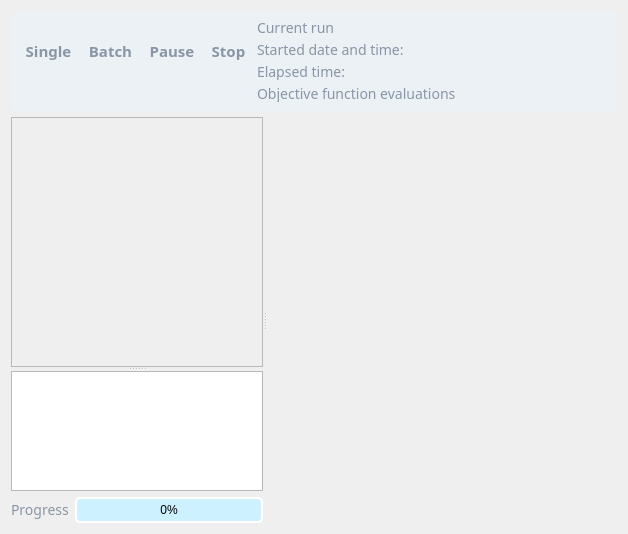
      <widget class="QWidget" name="pageGP">
       <property name="styleSheet">
        <string notr="true">QWidget#pageGP
{
background: rgb(255, 255, 255);
}</string>
       </property>
       <layout class="QGridLayout" name="gridLayout_4">
        <item row="0" column="0">
         <layout class="QVBoxLayout" name="verticalLayout_4">
          <item>
           <widget class="QFrame" name="frame_2">
            <property name="maximumSize">
             <size>
              <width>16777215</width>
              <height>100</height>
             </size>
            </property>
            <property name="styleSheet">
             <string notr="true">QFrame#frame_2
{
background-color: rgb(235,241,245);
border: none;
border-top-left-radius: 4px;
border-top-right-radius: 4px;
border-bottom-right-radius: 4px;
border-bottom-left-radius: 4px;
}</string>
            </property>
            <property name="frameShape">
             <enum>QFrame::StyledPanel</enum>
            </property>
            <property name="frameShadow">
             <enum>QFrame::Raised</enum>
            </property>
            <layout class="QGridLayout" name="gridLayout_12">
             <item row="0" column="0">
              <layout class="QHBoxLayout" name="horizontalLayout_2">
               <item>
                <widget class="QToolButton" name="ButtonStart">
                 <property name="enabled">
                  <bool>false</bool>
                 </property>
                 <property name="minimumSize">
                  <size>
                   <width>0</width>
                   <height>68</height>
                  </size>
                 </property>
                 <property name="styleSheet">
                  <string notr="true">QToolButton
{ 
background: rgb(235,241,245);
image: url(&quot;:/icons/start_normal.png&quot;);
image-position:bottom;
border: none; 
padding-top: -20px;
color: rgb(138,149,165);
font-family: Dosis;
font-weight: bold;
font-size:15px;
}

QToolButton:hover 
{ 
background: qlineargradient(spread:pad, x1:0, y1:0, x2:0, y2:1, stop:0 rgba(40, 183, 121, 255), stop:1 rgba(23, 166, 104, 255));
color: white;
}

QToolButton:pressed
{ 
background: rgba(0, 173, 250, 255); 
image: url(&quot;:/icons/start_selected.png&quot;);
}

QToolButton:disabled
{ 
background:rgb(235,241,245);
image: url(&quot;:/icons/start_disabled.png&quot;);
}</string>
                 </property>
                 <property name="text">
                  <string>Single</string>
                 </property>
                 <property name="iconSize">
                  <size>
                   <width>48</width>
                   <height>48</height>
                  </size>
                 </property>
                 <property name="checkable">
                  <bool>false</bool>
                 </property>
                 <property name="checked">
                  <bool>false</bool>
                 </property>
                 <property name="toolButtonStyle">
                  <enum>Qt::ToolButtonTextUnderIcon</enum>
                 </property>
                </widget>
               </item>
               <item>
                <widget class="QToolButton" name="ButtonBatch">
                 <property name="enabled">
                  <bool>false</bool>
                 </property>
                 <property name="minimumSize">
                  <size>
                   <width>0</width>
                   <height>68</height>
                  </size>
                 </property>
                 <property name="styleSheet">
                  <string notr="true">QToolButton
{ 
background: rgb(235,241,245);
image: url(&quot;:/icons/start_normal.png&quot;);
image-position:bottom;
border: none; 
padding-top: -20px;
color: rgb(138,149,165);
font-family: Dosis;
font-weight: bold;
font-size:15px;
}

QToolButton:hover 
{ 
background: qlineargradient(spread:pad, x1:0, y1:0, x2:0, y2:1, stop:0 rgba(40, 183, 121, 255), stop:1 rgba(23, 166, 104, 255));
color: white;
}

QToolButton:pressed
{ 
background: rgba(0, 173, 250, 255); 
image: url(&quot;:/icons/start_selected.png&quot;);
}

QToolButton:disabled
{ 
background:rgb(235,241,245);
image: url(&quot;:/icons/start_disabled.png&quot;);
}</string>
                 </property>
                 <property name="text">
                  <string>Batch</string>
                 </property>
                </widget>
               </item>
               <item>
                <widget class="QToolButton" name="ButtonPause">
                 <property name="enabled">
                  <bool>false</bool>
                 </property>
                 <property name="minimumSize">
                  <size>
                   <width>0</width>
                   <height>68</height>
                  </size>
                 </property>
                 <property name="maximumSize">
                  <size>
                   <width>16777215</width>
                   <height>68</height>
                  </size>
                 </property>
                 <property name="styleSheet">
                  <string notr="true">QToolButton
{ 
background: rgb(235,241,245);
image: url(&quot;:/icons/pause_normal.png&quot;);
image-position: bottom;
border: none; 
padding-bottom: -3px;
padding-top: -23px;
color: rgb(138,149,165);
font-family: Dosis;
font-weight: bold;
font-size:15px;
}

QToolButton:hover 
{ 
background: qlineargradient(spread:pad, x1:0, y1:0, x2:0, y2:1, stop:0 rgba(255, 184, 72, 255), stop:1 rgba(218, 150, 39, 255));
color: white;
}

QToolButton:pressed
{ 
background: rgba(0, 173, 250, 255); 
image: url(&quot;:/icons/pause_selected.png&quot;);
}

QToolButton:disabled
{ 
background: rgb(235,241,245);
image: url(&quot;:/icons/pause_disabled.png&quot;);
}</string>
                 </property>
                 <property name="text">
                  <string>Pause</string>
                 </property>
                 <property name="iconSize">
                  <size>
                   <width>48</width>
                   <height>48</height>
                  </size>
                 </property>
                 <property name="toolButtonStyle">
                  <enum>Qt::ToolButtonTextUnderIcon</enum>
                 </property>
                </widget>
               </item>
               <item>
                <widget class="QToolButton" name="ButtonStop">
                 <property name="enabled">
                  <bool>false</bool>
                 </property>
                 <property name="minimumSize">
                  <size>
                   <width>0</width>
                   <height>68</height>
                  </size>
                 </property>
                 <property name="styleSheet">
                  <string notr="true">QToolButton
{ 
background: rgb(235,241,245);
image: url(&quot;:/icons/stop_normal.png&quot;);
image-position:bottom;
border: none; 
padding-top: -20px;
color: rgb(138,149,165);
font-family: Dosis;
font-weight: bold;
font-size:15px;
}

QToolButton:hover 
{ 
background: qlineargradient(spread:pad, x1:0, y1:0, x2:0, y2:1, stop:0 rgba(224, 34, 34, 255), stop:1 rgba(167, 24, 24, 255));
color: white;
}

QToolButton:pressed
{ 
background: rgba(0, 173, 250, 255); 
image: url(&quot;:/icons/stop_selected.png&quot;);
}

QToolButton:disabled
{ 
background: rgb(235,241,245);
image: url(&quot;:/icons/stop_disabled.png&quot;);
}</string>
                 </property>
                 <property name="text">
                  <string>Stop</string>
                 </property>
                 <property name="iconSize">
                  <size>
                   <width>48</width>
                   <height>48</height>
                  </size>
                 </property>
                 <property name="toolButtonStyle">
                  <enum>Qt::ToolButtonTextUnderIcon</enum>
                 </property>
                </widget>
               </item>
               <item>
                <layout class="QGridLayout" name="gridLayout_9">
                 <item row="3" column="0">
                  <widget class="QLabel" name="label_23">
                   <property name="sizePolicy">
                    <sizepolicy hsizetype="Preferred" vsizetype="Fixed">
                     <horstretch>0</horstretch>
                     <verstretch>0</verstretch>
                    </sizepolicy>
                   </property>
                   <property name="styleSheet">
                    <string notr="true">QLabel
{
color: rgb(138,149,165);
font-family: Dosis;
font-weight: medium;
font-size:14px;
}</string>
                   </property>
                   <property name="text">
                    <string>Objective function evaluations</string>
                   </property>
                  </widget>
                 </item>
                 <item row="2" column="2">
                  <widget class="QLabel" name="labelElapsedTime">
                   <property name="styleSheet">
                    <string notr="true">QLabel
{
color: rgb(138,149,165);
font-family: Dosis;
font-weight: medium;
font-size:14px;
}</string>
                   </property>
                   <property name="text">
                    <string/>
                   </property>
                  </widget>
                 </item>
                 <item row="1" column="2">
                  <widget class="QLabel" name="labelStartedTime">
                   <property name="styleSheet">
                    <string notr="true">QLabel
{
color: rgb(138,149,165);
font-family: Dosis;
font-weight: medium;
font-size:14px;
}</string>
                   </property>
                   <property name="text">
                    <string/>
                   </property>
                  </widget>
                 </item>
                 <item row="3" column="2">
                  <widget class="QLabel" name="labelEvalFunc">
                   <property name="styleSheet">
                    <string notr="true">QLabel
{
color: rgb(138,149,165);
font-family: Dosis;
font-weight: medium;
font-size:14px;
}</string>
                   </property>
                   <property name="text">
                    <string/>
                   </property>
                  </widget>
                 </item>
                 <item row="2" column="0">
                  <widget class="QLabel" name="label_22">
                   <property name="sizePolicy">
                    <sizepolicy hsizetype="Preferred" vsizetype="Fixed">
                     <horstretch>0</horstretch>
                     <verstretch>0</verstretch>
                    </sizepolicy>
                   </property>
                   <property name="styleSheet">
                    <string notr="true">QLabel
{
color: rgb(138,149,165);
font-family: Dosis;
font-weight: medium;
font-size:14px;
}</string>
                   </property>
                   <property name="text">
                    <string>Elapsed time:</string>
                   </property>
                  </widget>
                 </item>
                 <item row="1" column="1">
                  <widget class="QLabel" name="labelStartedDate">
                   <property name="styleSheet">
                    <string notr="true">QLabel
{
color: rgb(138,149,165);
font-family: Dosis;
font-weight: medium;
font-size:14px;
}</string>
                   </property>
                   <property name="text">
                    <string/>
                   </property>
                  </widget>
                 </item>
                 <item row="1" column="0">
                  <widget class="QLabel" name="label_21">
                   <property name="sizePolicy">
                    <sizepolicy hsizetype="Preferred" vsizetype="Fixed">
                     <horstretch>0</horstretch>
                     <verstretch>0</verstretch>
                    </sizepolicy>
                   </property>
                   <property name="styleSheet">
                    <string notr="true">QLabel
{
color: rgb(138,149,165);
font-family: Dosis;
font-weight: medium;
font-size:14px;
}</string>
                   </property>
                   <property name="text">
                    <string>Started date and time:</string>
                   </property>
                  </widget>
                 </item>
                 <item row="0" column="0">
                  <widget class="QLabel" name="label_28">
                   <property name="maximumSize">
                    <size>
                     <width>16777215</width>
                     <height>20</height>
                    </size>
                   </property>
                   <property name="styleSheet">
                    <string notr="true">QLabel
{
color: rgb(138,149,165);
font-family: Dosis;
font-weight: medium;
font-size:14px;
}</string>
                   </property>
                   <property name="text">
                    <string>Current run</string>
                   </property>
                  </widget>
                 </item>
                 <item row="0" column="2">
                  <widget class="QLabel" name="labelRun">
                   <property name="styleSheet">
                    <string notr="true">QLabel
{
color: rgb(138,149,165);
font-family: Dosis;
font-weight: medium;
font-size:14px;
}</string>
                   </property>
                   <property name="text">
                    <string/>
                   </property>
                  </widget>
                 </item>
                </layout>
               </item>
               <item>
                <spacer name="horizontalSpacer">
                 <property name="orientation">
                  <enum>Qt::Horizontal</enum>
                 </property>
                 <property name="sizeHint" stdset="0">
                  <size>
                   <width>40</width>
                   <height>20</height>
                  </size>
                 </property>
                </spacer>
               </item>
              </layout>
             </item>
            </layout>
           </widget>
          </item>
          <item>
           <widget class="QSplitter" name="splitter_2">
            <property name="orientation">
             <enum>Qt::Horizontal</enum>
            </property>
            <widget class="QSplitter" name="splitter">
             <property name="orientation">
              <enum>Qt::Vertical</enum>
             </property>
             <widget class="QFrame" name="frame">
              <property name="minimumSize">
               <size>
                <width>0</width>
                <height>250</height>
               </size>
              </property>
              <property name="frameShape">
               <enum>QFrame::StyledPanel</enum>
              </property>
              <property name="frameShadow">
               <enum>QFrame::Raised</enum>
              </property>
             </widget>
             <widget class="QWidget" name="verticalLayoutWidget_2">
              <layout class="QVBoxLayout" name="verticalLayout_2">
               <item>
                <widget class="QTextEdit" name="textEdit">
                 <property name="styleSheet">
                  <string notr="true">QScrollBar
{
background: rgb(244, 244, 244);
}
QScrollBar::handle:vertical {
background: rgb(138, 149, 165);
min-height: 0px;
}

QScrollBar::add-line:vertical {
height: 0px;
subcontrol-position: bottom;
subcontrol-origin: margin;
}
QScrollBar::sub-line:vertical {
height: 0px;
subcontrol-position: top;
subcontrol-origin: margin;
}

QScrollBar::handle:horizontal {
background: rgb(138, 149, 165);
min-height: 0px;
}

QScrollBar::add-line:horizontal {
height: 0px;
subcontrol-position: bottom;
subcontrol-origin: margin;
}
QScrollBar::sub-line:horizontal {
height: 0px;
subcontrol-position: top;
subcontrol-origin: margin;
}</string>
                 </property>
                </widget>
               </item>
               <item>
                <layout class="QGridLayout" name="gridLayout">
                 <item row="0" column="0">
                  <widget class="QLabel" name="label_6">
                   <property name="styleSheet">
                    <string notr="true">QLabel
{
color: rgb(138,149,165);
font-family: Dosis;
font-weight: medium;
font-size:14px;
}</string>
                   </property>
                   <property name="text">
                    <string>Progress</string>
                   </property>
                  </widget>
                 </item>
                 <item row="0" column="1">
                  <widget class="QProgressBar" name="progressBar">
                   <property name="styleSheet">
                    <string notr="true">QProgressBar
{
border: 2px solid white;
border-radius: 5px;
background: rgb(206,241,255);
}

QProgressBar::chunk
{
background: qlineargradient(spread:pad, x1:0, y1:0, x2:0, y2:1, stop:0 rgba(0, 172, 239, 255), stop:1 rgba(16, 148, 232, 255));
}</string>
                   </property>
                   <property name="value">
                    <number>0</number>
                   </property>
                   <property name="alignment">
                    <set>Qt::AlignCenter</set>
                   </property>
                   <property name="orientation">
                    <enum>Qt::Horizontal</enum>
                   </property>
                  </widget>
                 </item>
                </layout>
               </item>
              </layout>
             </widget>
            </widget>
            <widget class="QWidget" name="verticalLayoutWidget_3">
             <layout class="QVBoxLayout" name="verticalLayout_3">
              <item>
               <widget class="QCustomPlot" name="outputPlot" native="true">
                <property name="minimumSize">
                 <size>
                  <width>350</width>
                  <height>200</height>
                 </size>
                </property>
               </widget>
              </item>
              <item>
               <widget class="QCustomPlot" name="sizePlot" native="true">
                <property name="minimumSize">
                 <size>
                  <width>350</width>
                  <height>200</height>
                 </size>
                </property>
               </widget>
              </item>
             </layout>
            </widget>
           </widget>
          </item>
         </layout>
        </item>
       </layout>
      </widget>
